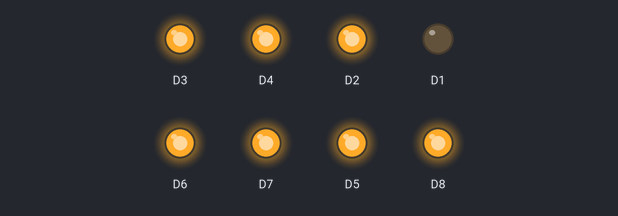
Bench run of a sketch on a simulated ESP8266 (NodeMCU). Shown: output pins drawn as LEDs (lit = HIGH).

Above: at 0.2 s.
At 1.2 s:
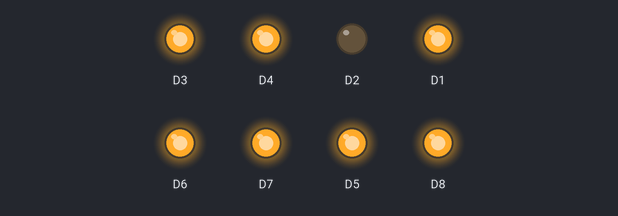
At 2.2 s:
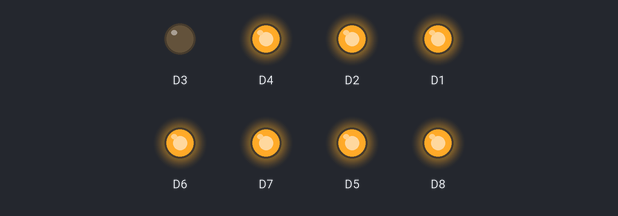
At 5.2 s:
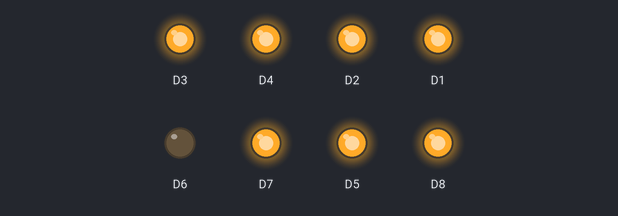
At 7.2 s:
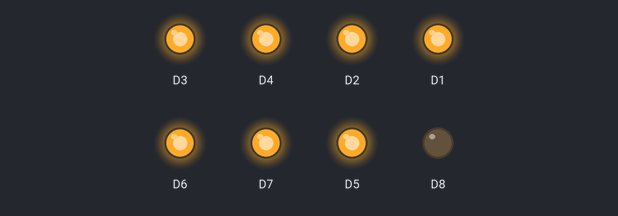
At 9.7 s:
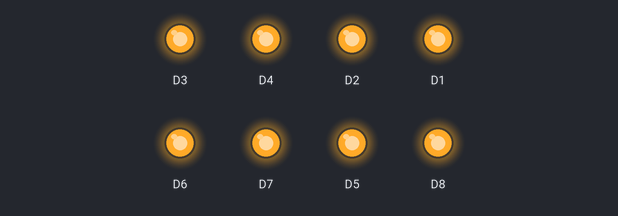
Timing chart, 0 to 10.4 s (numbered marks = the images above):
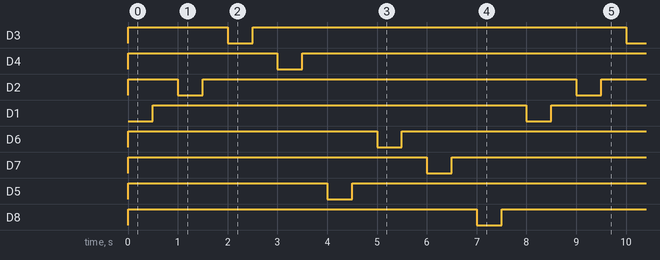

The sketch:

Blink1.ino
```cpp
/*Simple program for testing the relays using NodeMCU*/

void setup()
{
  pinMode(D1, OUTPUT);
  pinMode(D2, OUTPUT);
  pinMode(D3, OUTPUT);
  pinMode(D4, OUTPUT);
  pinMode(D5, OUTPUT);
  pinMode(D6, OUTPUT);
  pinMode(D7, OUTPUT);
  pinMode(D8, OUTPUT);
  digitalWrite(D1, HIGH);
  digitalWrite(D2, HIGH);
  digitalWrite(D3, HIGH);
  digitalWrite(D4, HIGH);
  digitalWrite(D5, HIGH);
  digitalWrite(D6, HIGH);
  digitalWrite(D7, HIGH);
  digitalWrite(D8, HIGH);

}

void loop() {
  digitalWrite(D1, LOW);
  delay(500);
  digitalWrite(D1, HIGH);
  delay(500);
  digitalWrite(D2, LOW);
  delay(500);
  digitalWrite(D2, HIGH);
  delay(500);
  digitalWrite(D3, LOW);
  delay(500);
  digitalWrite(D3, HIGH);
  delay(500);
  digitalWrite(D4, LOW);
  delay(500);
  digitalWrite(D4, HIGH);
  delay(500);
  digitalWrite(D5, LOW);
  delay(500);
  digitalWrite(D5, HIGH);
  delay(500);
  digitalWrite(D6, LOW);
  delay(500);
  digitalWrite(D6, HIGH);
  delay(500);
  digitalWrite(D7, LOW);
  delay(500);
  digitalWrite(D7, HIGH);
  delay(500);
  digitalWrite(D8, LOW);
  delay(500);
  digitalWrite(D8, HIGH);
  delay(500);
}
```

Measured:
- by itself, D3, D4, D2, D1, D6, D7, D5, D8: alternates HIGH for 7.5 s and LOW for 0.50 s
- by itself, everything shown: repeats every 8.0 s, in 16 steps
